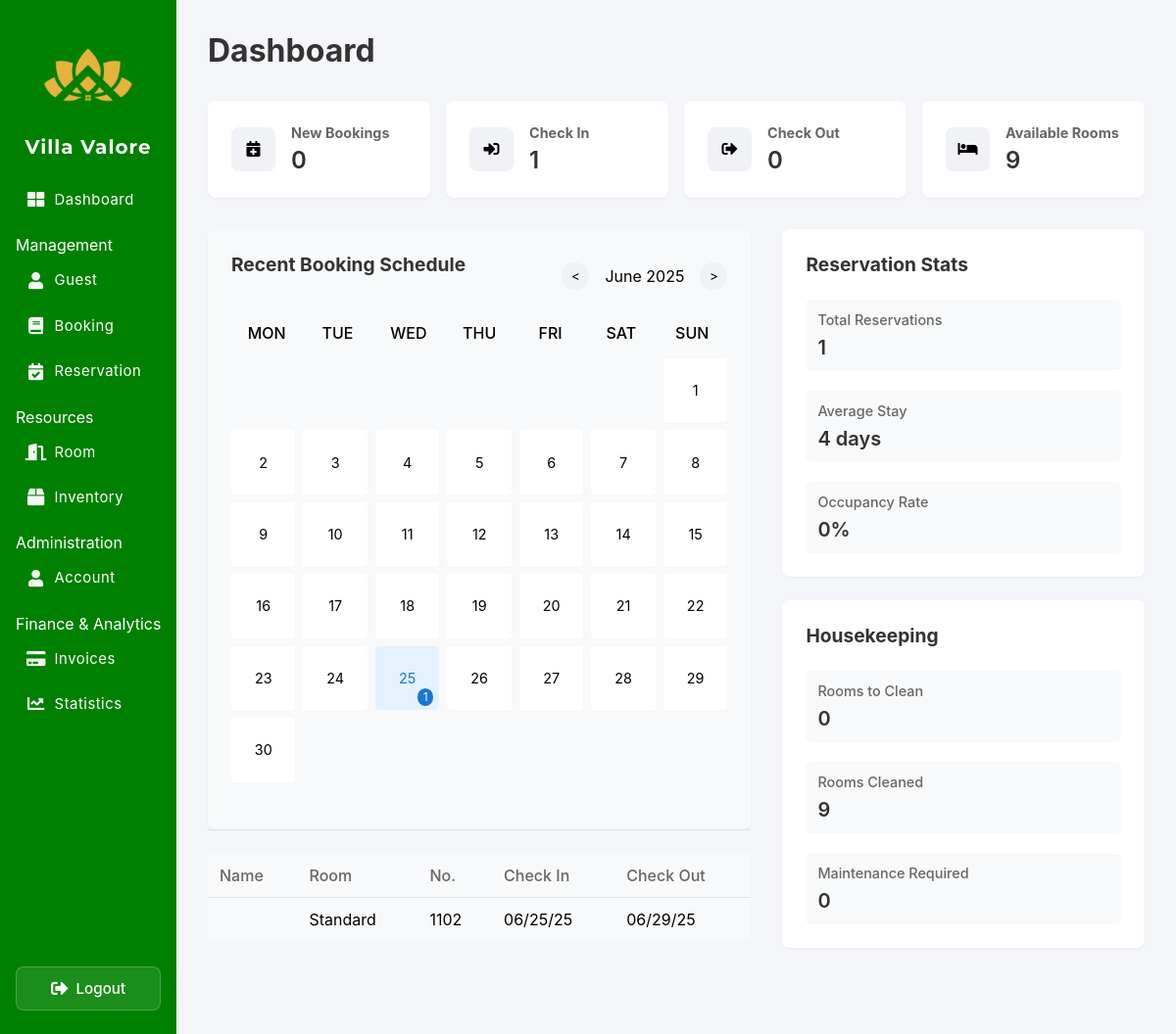
Page /admin/index.php on the earlier database version.
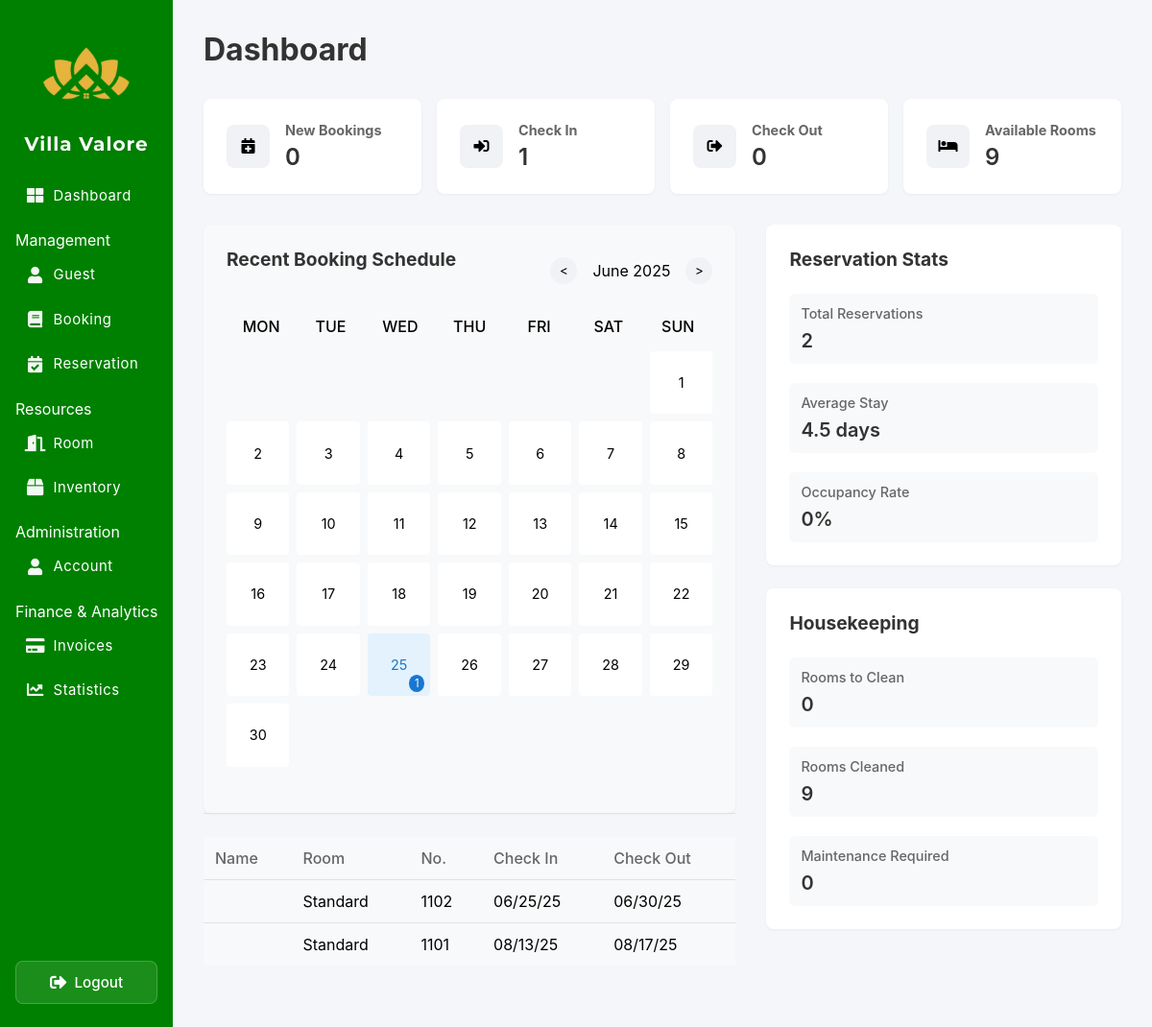
Same page on the later database version.
### tables this page shows
CREATE TABLE `booking` (
  `BookingID` int(11) NOT NULL,
  `ReservationID` varchar(32) DEFAULT NULL,
  `BookingCode` varchar(32) DEFAULT NULL,
  `StudentID` int(11) NOT NULL,
  `RoomNumber` int(11) NOT NULL,
  `RoomType` enum('Standard','Deluxe','Suite','') NOT NULL,
  `BookingStatus` enum('Pending','Confirmed','Cancelled','Completed') NOT NULL,
  `RoomStatus` enum('Available','Booked','Reserved','Maintenance','Cleaning') NOT NULL,
  `Notes` text NOT NULL,
  `CheckInDate` date NOT NULL,
  `CheckOutDate` date NOT NULL,
  `BookingDate` date NOT NULL,
  `Price` decimal(10,0) NOT NULL
);

CREATE TABLE `room` (
  `RoomID` varchar(11) NOT NULL,
  `RoomNumber` int(11) NOT NULL,
  `RoomName` text NOT NULL,
  `RoomType` enum('Standard','Deluxe','Suite','') NOT NULL,
  `RoomPerHour` int(11) NOT NULL,
  `RoomStatus` enum('Available','Occupied','Maintenance','Cleaning') NOT NULL,
  `Capacity` varchar(255) NOT NULL
);

### admin/index.php (the view, shortened to what the changed rows need)
<?php include 'connections.php';
function getStats() {
    global $conn;
    $stats = [
        'new_bookings' => 0,
        'available_rooms' => 0,
        'check_ins' => 0,
        'check_outs' => 0,
        'total_reservations' => 0,
        'average_stay' => 0,
        'occupancy_rate' => 0,
        'rooms_to_clean' => 0,
        'rooms_cleaned' => 0,
        'maintenance_required' => 0
    ];
    $query = "SELECT COUNT(*) as count FROM booking WHERE BookingDate >= DATE_SUB(NOW(), INTERVAL 24 HOUR)";
    $result = $conn->query($query);
    if ($result && $row = $result->fetch_assoc()) {
        $stats['new_bookings'] = $row['count'];
    }
    $query = "SELECT COUNT(*) as count FROM room WHERE RoomStatus = 'Available'";
    $result = $conn->query($query);
    if ($result && $row = $result->fetch_assoc()) {
        $stats['available_rooms'] = $row['count'];
    }
    $query = "SELECT COUNT(*) as count FROM booking WHERE DATE(CheckInDate) = CURDATE() AND BookingStatus = 'Confirmed'";
    $result = $conn->query($query);
    if ($result && $row = $result->fetch_assoc()) {
        $stats['check_ins'] = $row['count'];
    }
    $query = "SELECT COUNT(*) as count FROM booking WHERE DATE(CheckOutDate) = CURDATE()";
    $result = $conn->query($query);
    if ($result && $row = $result->fetch_assoc()) {
        $stats['check_outs'] = $row['count'];
    }
    $query = "SELECT COUNT(*) as count FROM booking WHERE BookingStatus != 'Cancelled'";
    $result = $conn->query($query);
    if ($result && $row = $result->fetch_assoc()) {
        $stats['total_reservations'] = $row['count'];
    }
    $query = "SELECT AVG(TIMESTAMPDIFF(DAY, CheckInDate, CheckOutDate)) as avg_stay
              FROM booking
              WHERE BookingStatus != 'Cancelled' AND CheckOutDate > CheckInDate";
    $result = $conn->query($query);
    if ($result && $row = $result->fetch_assoc()) {
        $stats['average_stay'] = round($row['avg_stay'], 1);
    }
    $query = "SELECT
                (SELECT COUNT(*) FROM room WHERE RoomStatus = 'Occupied') as occupied,
                (SELECT COUNT(*) FROM room) as total";
    $result = $conn->query($query);
    if ($result && $row = $result->fetch_assoc()) {
        $stats['occupancy_rate'] = $row['total'] > 0
            ? round(($row['occupied'] / $row['total']) * 100)
            : 0;
    }
    $query = "SELECT
                SUM(CASE WHEN RoomStatus = 'Cleaning' THEN 1 ELSE 0 END) as to_clean,
                SUM(CASE WHEN RoomStatus = 'Available' THEN 1 ELSE 0 END) as cleaned,
                SUM(CASE WHEN RoomStatus = 'Maintenance' THEN 1 ELSE 0 END) as maintenance
              FROM room";
    $result = $conn->query($query);
    if ($result && $row = $result->fetch_assoc()) {
        $stats['rooms_to_clean'] = $row['to_clean'];
        $stats['rooms_cleaned'] = $row['cleaned'];
        $stats['maintenance_required'] = $row['maintenance'];
    }
    return $stats;
}
function getBookingSchedule($year, $month) {
    global $conn;
    $bookings = [];
    $query = "SELECT
                DAY(CheckInDate) as day,
                COUNT(*) as booking_count
              FROM booking
              WHERE YEAR(CheckInDate) = ?
              AND MONTH(CheckInDate) = ?
              AND BookingStatus != 'Cancelled'
              GROUP BY DAY(CheckInDate)";
    $stmt = $conn->prepare($query);
    $stmt->bind_param("ii", $year, $month);
    $stmt->execute();
    $result = $stmt->get_result();
    while ($row = $result->fetch_assoc()) {
        $bookings[$row['day']] = $row['booking_count'];
    }
    return $bookings;
}
function getRecentBookings($limit = 5) {
    global $conn;
    $bookings = [];
    $query = "SELECT
                b.BookingID as id,
                CONCAT(s.FirstName, ' ', s.LastName) as guest_name,
                b.CheckInDate as check_in_date,
                b.CheckOutDate as check_out_date,
                b.RoomNumber as room_id,
                b.BookingStatus as status,
                r.RoomNumber as room_number
              FROM booking b
              LEFT JOIN account s ON b.StudentID = s.accountID
              JOIN room r ON b.RoomNumber = r.RoomNumber
              ORDER BY b.BookingDate DESC
              LIMIT ?";
    $stmt = $conn->prepare($query);
    $stmt->bind_param("i", $limit);
    $stmt->execute();
    $result = $stmt->get_result();
    while ($row = $result->fetch_assoc()) {
        $bookings[] = $row;
    }
    return $bookings;
}
$stats = getStats();
$currentYear = date('Y');
$currentMonth = date('n');
$bookingSchedule = getBookingSchedule($currentYear, $currentMonth);
$recentBookings = getRecentBookings(5);
?>
<!DOCTYPE html>
<html lang="en">
<head>
    <link rel="stylesheet" href="https://cdnjs.cloudflare.com/ajax/libs/font-awesome/5.15.4/css/all.min.css">
</head>
<body>
    <div class="layout-container">
        <div class="main-content" id="mainContent">
            <div class="dashboard">
                <h1>Dashboard</h1>
                <div class="content-grid">
                    <div class="left-section">
                        <div class="booking-schedule">
                            <div class="calendar-nav">
                                <h2>Recent Booking Schedule</h2>
                            </div>
                            <div class="calendar-grid">
                                <?php
                                $firstDay = mktime(0, 0, 0, $currentMonth, 1, $currentYear);
                                $daysInMonth = date('t', $firstDay);
                                $startDay = date('N', $firstDay);
                                $currentDate = date('j');
                                for ($i = 1; $i < $startDay; $i++) {
                                    echo '<div class="calendar-day empty"></div>';
                                }
                                for ($day = 1; $day <= $daysInMonth; $day++) {
                                    $classes = ['calendar-day'];
                                    if ($day == $currentDate && $currentMonth == date('n')) {
                                        $classes[] = 'current-day';
                                    }
                                    if (isset($bookingSchedule[$day]) && $bookingSchedule[$day] > 0) {
                                        $classes[] = 'has-bookings';
                                    }
                                    echo '<div class="' . implode(' ', $classes) . '">';
                                    echo (int)$day;
                                    if (isset($bookingSchedule[$day])) {
                                        echo '<span class="booking-count">' . $bookingSchedule[$day] . '</span>';
                                    }
                                    echo '</div>';
                                }
                                ?>
                            </div>
                        </div>
                        <div class="booking-list">
                            <table>
                                <thead>
                                    <tr>
                                        <th>Name</th>
                                        <th>Room</th>
                                        <th>No.</th>
                                        <th>Check In</th>
                                        <th>Check Out</th>
                                    </tr>
                                </thead>
                                <tbody>
                                    <?php foreach ($recentBookings as $booking): ?>
                                    <tr>
                                        <td><?php echo htmlspecialchars($booking['guest_name']); ?></td>
                                        <td><?php echo htmlspecialchars($booking['room_type'] ?? 'Standard'); ?></td>
                                        <td><?php echo htmlspecialchars($booking['room_number']); ?></td>
                                        <td><?php echo date('m/d/y', strtotime($booking['check_in_date'])); ?></td>
                                        <td><?php echo date('m/d/y', strtotime($booking['check_out_date'])); ?></td>
                                    </tr>
                                    <?php endforeach; ?>
                                </tbody>
                            </table>
                        </div>
                    </div>
                    <div class="right-section">
                        <div class="stats-section">
                            <h2>Reservation Stats</h2>
                            <div class="stats-content">
                                <div class="stat-item">
                                    <h4>Total Reservations</h4>
                                    <p><?php echo $stats['total_reservations']; ?></p>
                                </div>
                                <div class="stat-item">
                                    <h4>Average Stay</h4>
                                    <p><?php echo $stats['average_stay']; ?> days</p>
                                </div>
                            </div>
                         </div>
                        <div class="housekeeping">
                            <h2>Housekeeping</h2>
                        </div>
                        </div>
                    </div>
                </div>
            </div>
        </div>
</body>
</html>

Differences in the rows shown:
removed booking: room_type "Standard", room.RoomNumber "1102", CheckInDate "06/25/25", CheckOutDate "06/29/25"
added booking: room_type "Standard", room.RoomNumber "1102", CheckInDate "06/25/25", CheckOutDate "06/30/25"
added booking: room_type "Standard", room.RoomNumber "1101", CheckInDate "08/13/25", CheckOutDate "08/17/25"
Other differences:
$stats['total_reservations']: "1" → "2"
$stats['average_stay']: "4" → "4.5"
